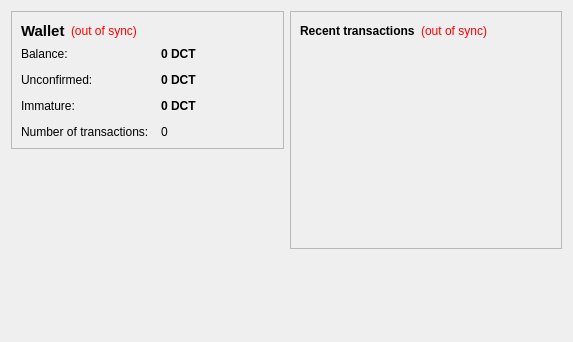
<?xml version="1.0" encoding="UTF-8"?>
<ui version="4.0">
 <class>OverviewPage</class>
 <widget class="QWidget" name="OverviewPage">
  <property name="geometry">
   <rect>
    <x>0</x>
    <y>0</y>
    <width>573</width>
    <height>342</height>
   </rect>
  </property>
  <property name="windowTitle">
   <string>Form</string>
  </property>
  <layout class="QHBoxLayout" name="horizontalLayout" stretch="1,1">
   <item>
    <layout class="QVBoxLayout" name="verticalLayout_2">
     <item>
      <widget class="QFrame" name="frame">
       <property name="frameShape">
        <enum>QFrame::StyledPanel</enum>
       </property>
       <property name="frameShadow">
        <enum>QFrame::Raised</enum>
       </property>
       <layout class="QVBoxLayout" name="verticalLayout_4">
        <item>
         <layout class="QHBoxLayout" name="horizontalLayout_4">
          <item>
           <widget class="QLabel" name="label_5">
            <property name="font">
             <font>
              <pointsize>11</pointsize>
              <weight>75</weight>
              <bold>true</bold>
             </font>
            </property>
            <property name="text">
             <string>Wallet</string>
            </property>
           </widget>
          </item>
          <item>
           <widget class="QLabel" name="labelWalletStatus">
            <property name="toolTip">
             <string>The displayed information may be out of date. Your wallet automatically synchronizes with the digicredit network after a connection is established, but this process has not completed yet.</string>
            </property>
            <property name="styleSheet">
             <string notr="true">QLabel { color: red; }</string>
            </property>
            <property name="text">
             <string notr="true">(out of sync)</string>
            </property>
            <property name="alignment">
             <set>Qt::AlignLeading|Qt::AlignLeft|Qt::AlignVCenter</set>
            </property>
           </widget>
          </item>
          <item>
           <spacer name="horizontalSpacer_2">
            <property name="orientation">
             <enum>Qt::Horizontal</enum>
            </property>
            <property name="sizeHint" stdset="0">
             <size>
              <width>40</width>
              <height>20</height>
             </size>
            </property>
           </spacer>
          </item>
         </layout>
        </item>
        <item>
         <layout class="QFormLayout" name="formLayout_2">
          <property name="fieldGrowthPolicy">
           <enum>QFormLayout::AllNonFixedFieldsGrow</enum>
          </property>
          <property name="horizontalSpacing">
           <number>12</number>
          </property>
          <property name="verticalSpacing">
           <number>12</number>
          </property>
          <item row="0" column="0">
           <widget class="QLabel" name="label">
            <property name="text">
             <string>Balance:</string>
            </property>
           </widget>
          </item>
          <item row="0" column="1">
           <widget class="QLabel" name="labelBalance">
            <property name="font">
             <font>
              <weight>75</weight>
              <bold>true</bold>
             </font>
            </property>
            <property name="cursor">
             <cursorShape>IBeamCursor</cursorShape>
            </property>
            <property name="toolTip">
             <string>Your current balance</string>
            </property>
            <property name="text">
             <string notr="true">0 DCT</string>
            </property>
            <property name="textInteractionFlags">
             <set>Qt::LinksAccessibleByMouse|Qt::TextSelectableByKeyboard|Qt::TextSelectableByMouse</set>
            </property>
           </widget>
          </item>
          <item row="1" column="0">
           <widget class="QLabel" name="label_3">
            <property name="text">
             <string>Unconfirmed:</string>
            </property>
           </widget>
          </item>
          <item row="1" column="1">
           <widget class="QLabel" name="labelUnconfirmed">
            <property name="font">
             <font>
              <weight>75</weight>
              <bold>true</bold>
             </font>
            </property>
            <property name="cursor">
             <cursorShape>IBeamCursor</cursorShape>
            </property>
            <property name="toolTip">
             <string>Total of transactions that have yet to be confirmed, and do not yet count toward the current balance</string>
            </property>
            <property name="text">
             <string notr="true">0 DCT</string>
            </property>
            <property name="textInteractionFlags">
             <set>Qt::LinksAccessibleByMouse|Qt::TextSelectableByKeyboard|Qt::TextSelectableByMouse</set>
            </property>
           </widget>
          </item>
          <item row="3" column="0">
           <widget class="QLabel" name="label_2">
            <property name="text">
             <string>Number of transactions:</string>
            </property>
           </widget>
          </item>
          <item row="3" column="1">
           <widget class="QLabel" name="labelNumTransactions">
            <property name="toolTip">
             <string>Total number of transactions in wallet</string>
            </property>
            <property name="text">
             <string notr="true">0</string>
            </property>
           </widget>
          </item>
          <item row="2" column="0">
           <widget class="QLabel" name="labelImmatureText">
            <property name="text">
             <string>Immature:</string>
            </property>
           </widget>
          </item>
          <item row="2" column="1">
           <widget class="QLabel" name="labelImmature">
            <property name="font">
             <font>
              <weight>75</weight>
              <bold>true</bold>
             </font>
            </property>
            <property name="toolTip">
             <string>Mined balance that has not yet matured</string>
            </property>
            <property name="text">
             <string notr="true">0 DCT</string>
            </property>
            <property name="textInteractionFlags">
             <set>Qt::LinksAccessibleByMouse|Qt::TextSelectableByKeyboard|Qt::TextSelectableByMouse</set>
            </property>
           </widget>
          </item>
         </layout>
        </item>
       </layout>
      </widget>
     </item>
     <item>
      <spacer name="verticalSpacer">
       <property name="orientation">
        <enum>Qt::Vertical</enum>
       </property>
       <property name="sizeHint" stdset="0">
        <size>
         <width>20</width>
         <height>40</height>
        </size>
       </property>
      </spacer>
     </item>
    </layout>
   </item>
   <item>
    <layout class="QVBoxLayout" name="verticalLayout_3">
     <item>
      <widget class="QFrame" name="frame_2">
       <property name="frameShape">
        <enum>QFrame::StyledPanel</enum>
       </property>
       <property name="frameShadow">
        <enum>QFrame::Raised</enum>
       </property>
       <layout class="QVBoxLayout" name="verticalLayout">
        <item>
         <layout class="QHBoxLayout" name="horizontalLayout_2">
          <item>
           <widget class="QLabel" name="label_4">
            <property name="text">
             <string>&lt;b&gt;Recent transactions&lt;/b&gt;</string>
            </property>
           </widget>
          </item>
          <item>
           <widget class="QLabel" name="labelTransactionsStatus">
            <property name="toolTip">
             <string>The displayed information may be out of date. Your wallet automatically synchronizes with the digicredit network after a connection is established, but this process has not completed yet.</string>
            </property>
            <property name="styleSheet">
             <string notr="true">QLabel { color: red; }</string>
            </property>
            <property name="text">
             <string notr="true">(out of sync)</string>
            </property>
            <property name="alignment">
             <set>Qt::AlignRight|Qt::AlignTrailing|Qt::AlignVCenter</set>
            </property>
           </widget>
          </item>
          <item>
           <spacer name="horizontalSpacer">
            <property name="orientation">
             <enum>Qt::Horizontal</enum>
            </property>
            <property name="sizeHint" stdset="0">
             <size>
              <width>40</width>
              <height>20</height>
             </size>
            </property>
           </spacer>
          </item>
         </layout>
        </item>
        <item>
         <widget class="QListView" name="listTransactions">
          <property name="styleSheet">
           <string notr="true">QListView { background: transparent; }</string>
          </property>
          <property name="frameShape">
           <enum>QFrame::NoFrame</enum>
          </property>
          <property name="verticalScrollBarPolicy">
           <enum>Qt::ScrollBarAlwaysOff</enum>
          </property>
          <property name="horizontalScrollBarPolicy">
           <enum>Qt::ScrollBarAlwaysOff</enum>
          </property>
          <property name="selectionMode">
           <enum>QAbstractItemView::NoSelection</enum>
          </property>
         </widget>
        </item>
       </layout>
      </widget>
     </item>
     <item>
      <spacer name="verticalSpacer_2">
       <property name="orientation">
        <enum>Qt::Vertical</enum>
       </property>
       <property name="sizeHint" stdset="0">
        <size>
         <width>20</width>
         <height>40</height>
        </size>
       </property>
      </spacer>
     </item>
    </layout>
   </item>
  </layout>
 </widget>
 <resources/>
 <connections/>
</ui>
